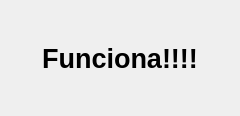
<?xml version="1.0" encoding="UTF-8"?>
<ui version="4.0">
 <class>Dialog</class>
 <widget class="QDialog" name="Dialog">
  <property name="geometry">
   <rect>
    <x>0</x>
    <y>0</y>
    <width>240</width>
    <height>116</height>
   </rect>
  </property>
  <property name="windowTitle">
   <string>Dialog</string>
  </property>
  <layout class="QGridLayout" name="gridLayout_2">
   <item row="0" column="0">
    <layout class="QGridLayout" name="gridLayout">
     <item row="0" column="0">
      <widget class="QLabel" name="label">
       <property name="font">
        <font>
         <pointsize>20</pointsize>
         <weight>75</weight>
         <bold>true</bold>
        </font>
       </property>
       <property name="text">
        <string>Funciona!!!!</string>
       </property>
       <property name="alignment">
        <set>Qt::AlignCenter</set>
       </property>
      </widget>
     </item>
    </layout>
   </item>
  </layout>
 </widget>
 <resources/>
 <connections/>
</ui>
